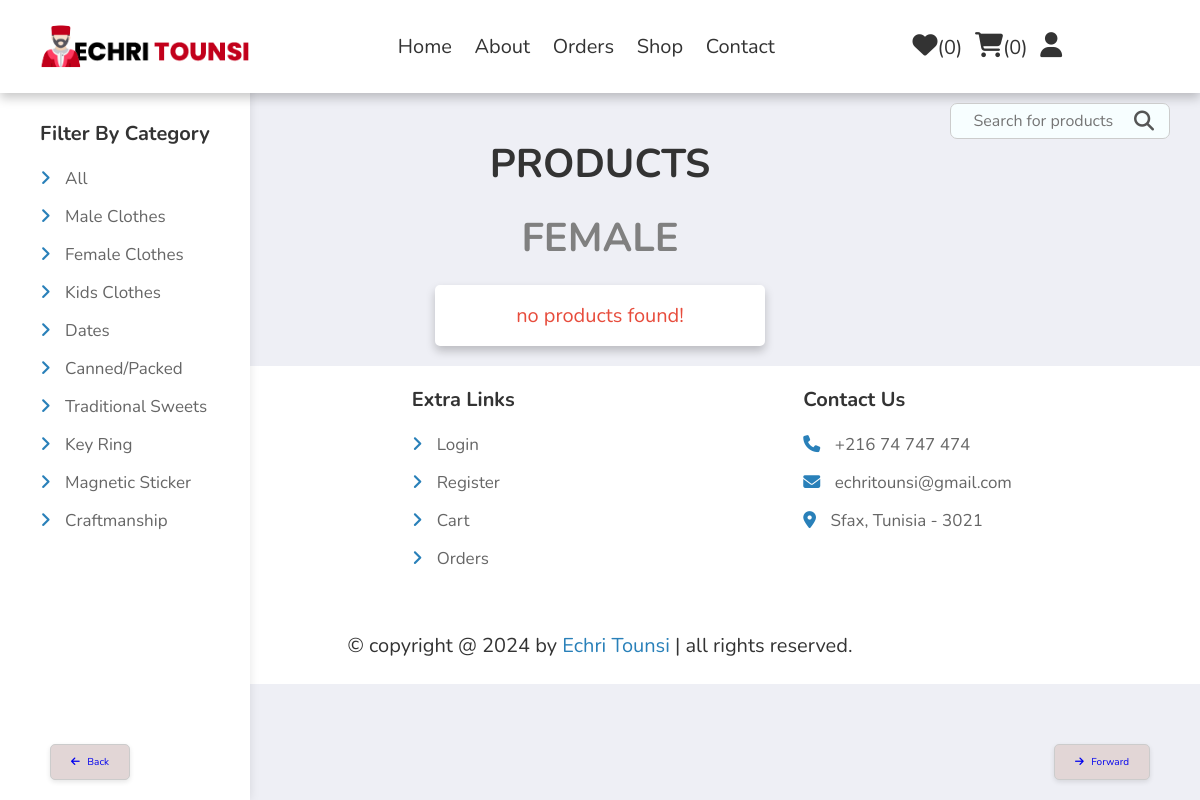
Before: /shop.php?category=Female with the older database file.
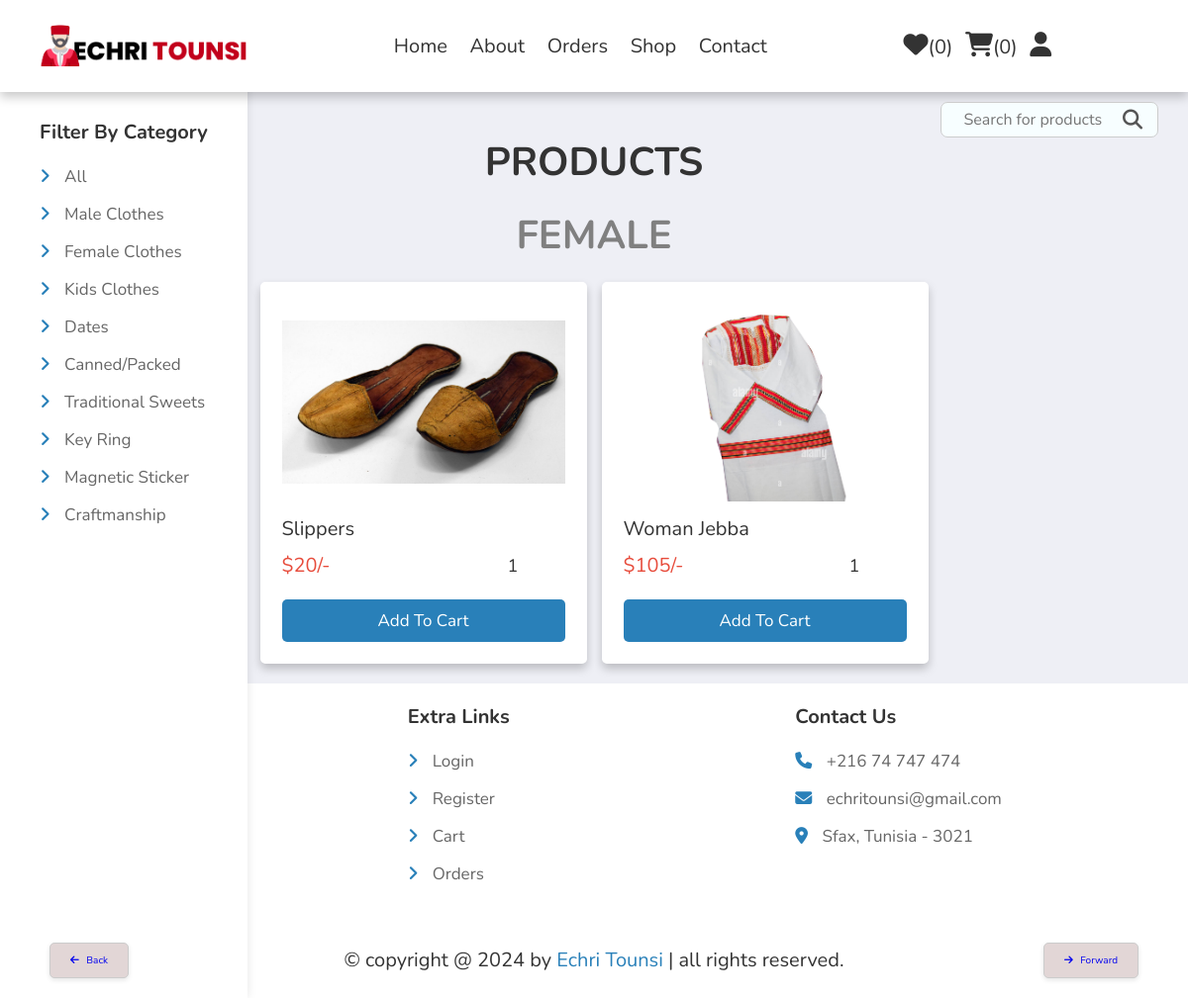
After: the same page with the newer database file.
### tables this page shows
CREATE TABLE `products` (
  `id` int(100) NOT NULL,
  `name` varchar(100) NOT NULL,
  `details` varchar(500) NOT NULL,
  `price` int(10) NOT NULL,
  `quantity` int(11) NOT NULL,
  `id_under_category` int(11) NOT NULL,
  `image_01` varchar(100) NOT NULL,
  `image_02` varchar(100) NOT NULL,
  `image_03` varchar(100) NOT NULL
);

### shop.php (the view, shortened to what this page needs)
<?php
include 'components/connect.php';
$category = isset($_GET['category']) ? $_GET['category'] : 'All';
?>
<!DOCTYPE html>
<html lang="en">
<head>
   <link rel="stylesheet" href="https://cdnjs.cloudflare.com/ajax/libs/font-awesome/6.1.1/css/all.min.css">
   <link rel="stylesheet" href="css/style.css">
</head>
<body>
<div class="sidebar">
<footer class="footer" id="footer">
        <section class="grid">
            <div class="box">
                <h3>Filter by category</h3>
                <a href="shop.php?category=All"> <i class="fas fa-angle-right"></i> All</a>
                <a href="shop.php?category=Male"> <i class="fas fa-angle-right"></i> Male Clothes</a>
                <a href="shop.php?category=Female"> <i class="fas fa-angle-right"></i> Female Clothes</a>
                <a href="shop.php?category=Kids"> <i class="fas fa-angle-right"></i> Kids Clothes</a>
                <a href="shop.php?category=Dates"> <i class="fas fa-angle-right"></i> Dates</a>
                <a href="shop.php?category=Canned/Packed"> <i class="fas fa-angle-right"></i> Canned/Packed</a>
                <a href="shop.php?category=Traditional sweet"> <i class="fas fa-angle-right"></i> Traditional Sweets</a>
                <a href="shop.php?category=Key ring"> <i class="fas fa-angle-right"></i> Key Ring</a>
                <a href="shop.php?category=Magnetic sticker"> <i class="fas fa-angle-right"></i> Magnetic Sticker</a>
                <a href="shop.php?category=Craftmanship"> <i class="fas fa-angle-right"></i> Craftmanship</a>
            </div>
        </section>
    </footer>
</div>
<?php include 'components/user_header.php'; ?>
<section class="products">
<div class="breadcrumb">
         <a href="home.php">Home</a> / Products
      </div>
    <h1 class="heading">Products</h1>
    <h5 class="heading" style="color: grey;"><?php echo ucfirst($category); ?></h5>
   <div class="box-container">
      <?php
      if($category === 'All'){
         $select_products = $conn->prepare("SELECT * FROM `products`");
      }else{
         $select_products = $conn->prepare("SELECT * FROM `products` WHERE id_under_category = (SELECT id FROM subcategory WHERE name = :category)");
         $select_products->bindParam(':category', $category);
      }
         $select_products->execute();
         if($select_products->rowCount() > 0){
            while($fetch_product = $select_products->fetch(PDO::FETCH_ASSOC)){
      ?>
      <form action="" method="post" class="box">
         <img src="uploaded_img/<?= $fetch_product['image_01']; ?>" alt="">
         <div class="name"><?= $fetch_product['name']; ?></div>
         <div class="flex">
            <div class="price"><span>$</span><?= $fetch_product['price']; ?><span>/-</span></div>
            <input type="number" name="qty" class="qty" min="1" max="99" onkeypress="if(this.value.length == 2) return false;" value="1">
         </div>
         <input type="submit" value="add to cart" class="btn" name="add_to_cart">
      </form>
      <?php
         }
      }else{
         echo '<p class="empty">no products found!</p>';
      }
      ?>
   </div>
</section>
   <?php include 'components/footer.php'; ?>
</body>
</html>

Changed rows visible on the page:
added products: image_01 (picture), name "Slippers", price "20"
added products: image_01 (picture), name "Woman Jebba", price "105"
Other visible differences:
text no longer shown: "no products found!"
